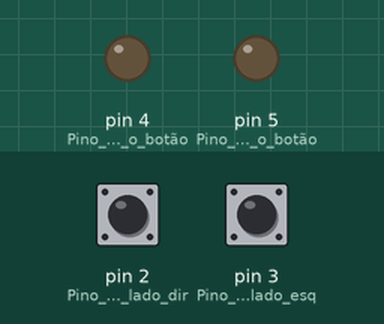
This sketch was run on a simulated Arduino Uno, built with avr-gcc and run on an emulated ATmega328P. Parts: output pins drawn as LEDs (lit = HIGH). The test bench sets the inputs (shaded band); at power-on: pin 2 (Pino_do_botão_do_lado_dir) HIGH, pin 3 (Pino_do_botão_do_lado_esq) HIGH.

Above: at 1.2 s.
1.3 s: pin 2 (Pino_do_botão_do_lado_dir) pulled LOW for 0.15 s
At 2.5 s:
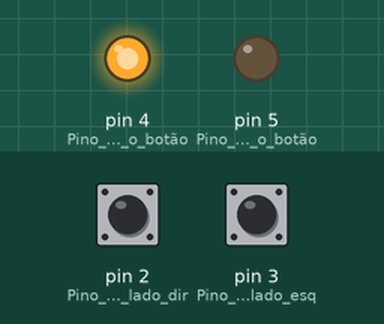
4.4 s: pin 3 (Pino_do_botão_do_lado_esq) pulled LOW for 3.2 s
At 7.5 s:
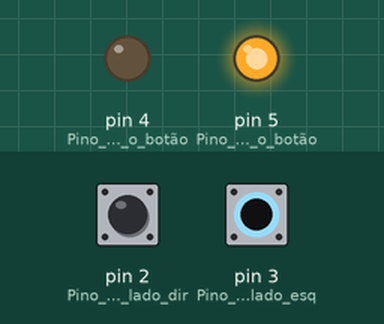
9.1 s: pin 2 (Pino_do_botão_do_lado_dir) pulled LOW for 3.2 s
At 12.5 s:
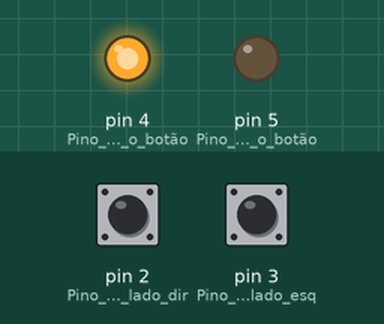
Timing chart, 0 to 17.8 s (numbered marks = the images above; inputs shaded):
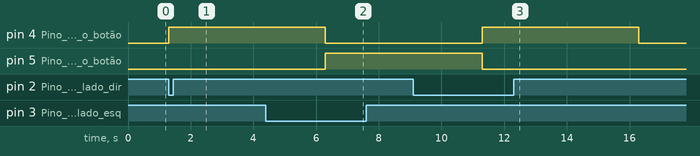

The sketch:

Quiz.ino
```cpp
/*
PROJETO:______SENSOR COM INTERRUPÇÃO PARA INDICAR QUAL BOTÃO FOI PRESSIONADO PRIMEIRO
MCU:__________ARDUINO UNO
VERSÃO IDE:___1.8.5
AUTOR:________ISAAC GONDIM GERALDO

REFERENCIA: https://www.arduino.cc/reference/pt/language/functions/external-interrupts/attachinterrupt/
*/

volatile byte state = LOW;
// DECLARAÇÃO DE FUNÇÕES ==============================================================================================================================================

void blink();

void setup()
{
  pinMode(2,INPUT_PULLUP);	//Pino do botão do lado direito
  pinMode(3,INPUT_PULLUP);	//Pino do botão do lado esquerdo
  attachInterrupt(digitalPinToInterrupt(2), blinkdireita, LOW);		//Define a função de interrupção do botão do lado direito
  attachInterrupt(digitalPinToInterrupt(3), blinkesquerda, LOW);	//Define a função de interrupção do botão do lado esquerdo
  pinMode(4,OUTPUT);	//Pino do LED para o botão do lado direito
  pinMode(5,OUTPUT);	//Pino do LED para o botão do lado esquerdo
}

void loop()
{

}
// FUNÇÕES AUXILIARES =================================================================================================================================================

void blinkdireita()
{
  digitalWrite(4, HIGH);	//Acende LED
  int cont;
  for(cont=0;cont<500;cont++)	//Função para passar tempo
  {
    delayMicroseconds(10000);
  }
  digitalWrite(4, LOW);		//Desliga LED
}


void blinkesquerda()
{
  digitalWrite(5, HIGH);	//Acende LED
  int cont;
  for(cont=0;cont<500;cont++)	//Função para passar tempo
  {
    delayMicroseconds(10000);
  }
  digitalWrite(5, LOW);		//Desliga LED
}
```

Measured:
- after the input at 1.3 s, pin 4 (Pino_do_LED_para_o_botão): LOW → HIGH at once
- after the input at 4.4 s, pin 5 (Pino_do_LED_para_o_botão): LOW → HIGH after 1.9 s
- after the input at 9.1 s, pin 4 (Pino_do_LED_para_o_botão): LOW → HIGH after 2.2 s, → LOW 5.0 s later
